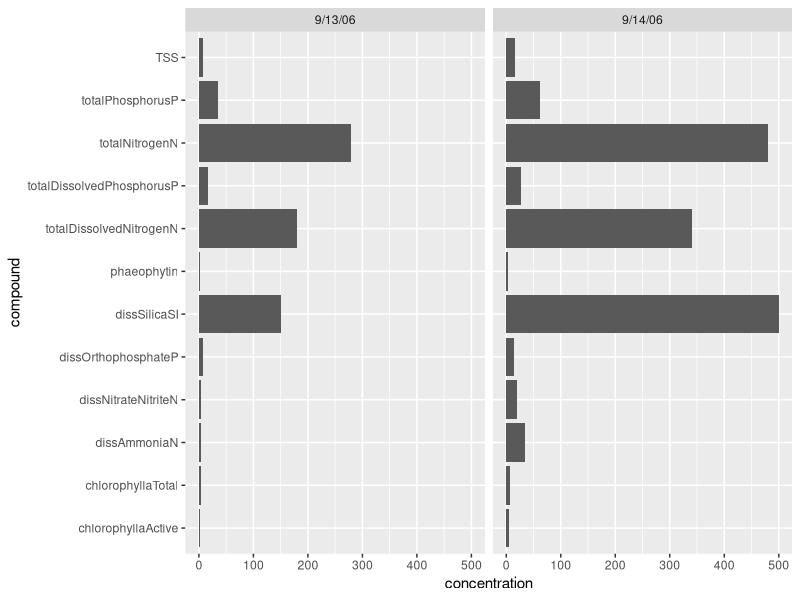
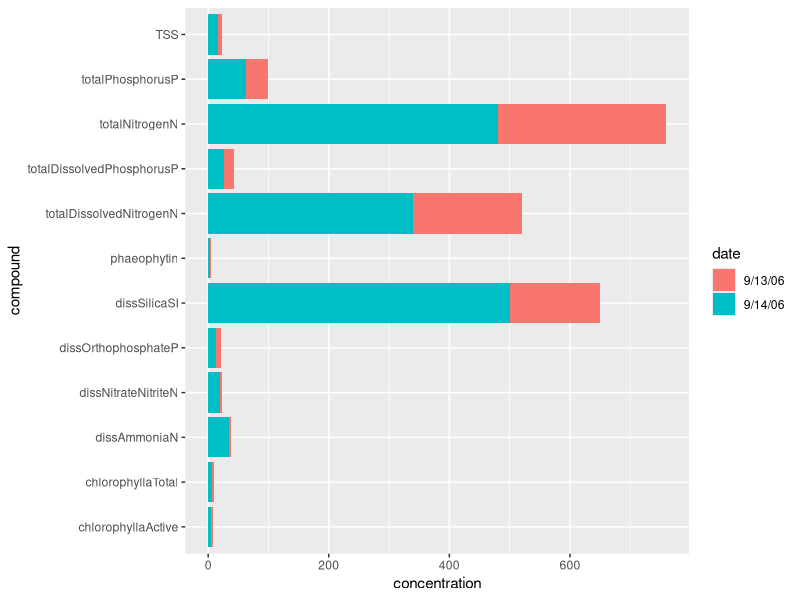
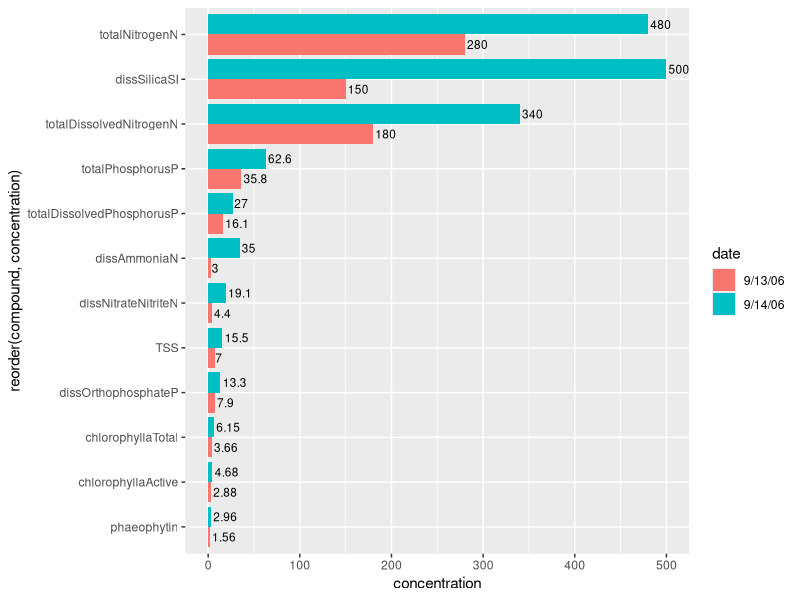

The R script that drew these images, in order:
## ---- chunk 1
library(tidyverse)
library(ggplot2)
## ---- chunk 2
nerrs <- read_csv("data/nerrs.csv")
## ---- chunk 3
ggplot(data=nerrs, aes(x=compound, y=concentration))+
    geom_bar(stat = "identity")+
    facet_grid(~date)+
    coord_flip()
## ---- chunk 4
ggplot(data=nerrs, aes(x=compound, y=concentration, fill=date))+
    geom_bar(stat = "identity")+
    coord_flip()
## ---- chunk 5
ggplot(data=nerrs, aes(x=reorder(compound, concentration), 
                       y=concentration, 
                       fill=date)) +
  geom_bar(stat = "identity", position = "dodge") +
  geom_text(aes(label=concentration), 
            position=position_dodge(width=0.9),
            hjust=-0.1,
            size=3) +
  coord_flip()
